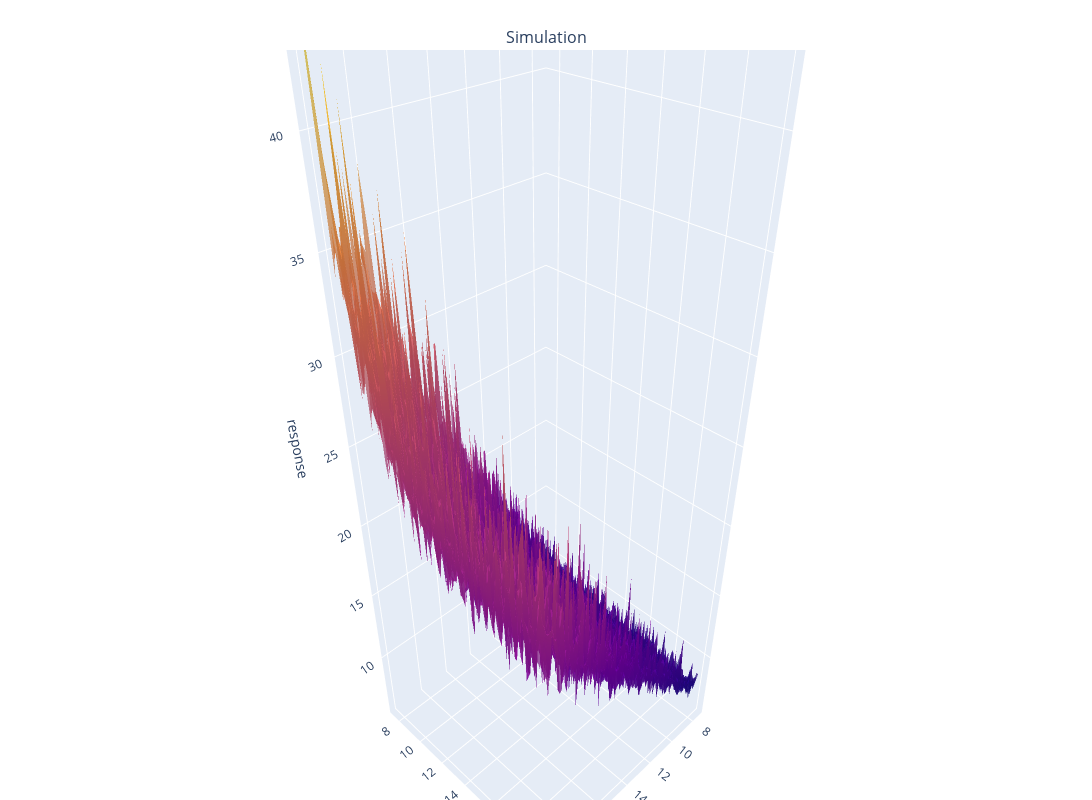

This figure's notebook cell:
### Code cell
# plot it
from ax import (
    SearchSpace,
)
from ax.core import ParameterType, RangeParameter
from plotly.subplots import make_subplots

from axtreme.plotting.gp_fit import plot_surface_over_2d_search_space

fig = make_subplots(
    rows=1,
    cols=1,
    specs=[[{"type": "surface"}]],
    subplot_titles=("Simulation",),
)

plot_search_space = SearchSpace(
    parameters=[
        RangeParameter(name="x1", parameter_type=ParameterType.FLOAT, lower=7.5, upper=20),
        RangeParameter(name="x2", parameter_type=ParameterType.FLOAT, lower=7.5, upper=20),
    ]
)

# Plot the underlying location and scale function
_ = fig.add_trace(
    plot_surface_over_2d_search_space(plot_search_space, funcs=[max_crest_height_simulator_function]).data[0]
)

# Label the plot
_ = fig.update_scenes(
    {
        "xaxis": {"title": "x1"},
        "yaxis": {"title": "x2"},
        "zaxis": {"title": "response"},
    }
)

# Remove colorbar
_ = fig.update_traces(showscale=False)

# Make figure span the whole window
_ = fig.update_layout(
    autosize=True,
    width=1200,
    height=800,
    margin={"l": 0, "r": 0, "t": 50, "b": 0},
)

fig.show()

### Figure 1 — Plotly figure (JSON) as saved in the notebook; plotly's stock layout.template omitted (floating-point values rounded to 4 significant figures; data arrays with more than 128 entries replaced by an {"elided": "..."} marker saying what was removed)
{"data": [{"opacity": 0.7, "showscale": false, "type": "surface", "x": [7.5, 7.625, 7.75, 7.875, 8.0, 8.125, 8.25, 8.375, 8.5, 8.625, 8.75, 8.875, 9.0, 9.125, 9.25, 9.375, 9.5, 9.625, 9.75, 9.875, 10.0, 10.12, 10.25, 10.38, 10.5, 10.62, 10.75, 10.88, 11.0, 11.12, 11.25, 11.38, 11.5, 11.62, 11.75, 11.88, 12.0, 12.12, 12.25, 12.38, 12.5, 12.62, 12.75, 12.88, 13.0, 13.12, 13.25, 13.38, 13.5, 13.62, 13.75, 13.88, 14.0, 14.12, 14.25, 14.38, 14.5, 14.62, 14.75, 14.88, 15.0, 15.12, 15.25, 15.38, 15.5, 15.62, 15.75, 15.88, 16.0, 16.12, 16.25, 16.38, 16.5, 16.62, 16.75, 16.88, 17.0, 17.12, 17.25, 17.38, 17.5, 17.62, 17.75, 17.88, 18.0, 18.12, 18.25, 18.38, 18.5, 18.62, 18.75, 18.88, 19.0, 19.12, 19.25, 19.38, 19.5, 19.62, 19.75, 19.88, 20.0], "y": [7.5, 7.625, 7.75, 7.875, 8.0, 8.125, 8.25, 8.375, 8.5, 8.625, 8.75, 8.875, 9.0, 9.125, 9.25, 9.375, 9.5, 9.625, 9.75, 9.875, 10.0, 10.12, 10.25, 10.38, 10.5, 10.62, 10.75, 10.88, 11.0, 11.12, 11.25, 11.38, 11.5, 11.62, 11.75, 11.88, 12.0, 12.12, 12.25, 12.38, 12.5, 12.62, 12.75, 12.88, 13.0, 13.12, 13.25, 13.38, 13.5, 13.62, 13.75, 13.88, 14.0, 14.12, 14.25, 14.38, 14.5, 14.62, 14.75, 14.88, 15.0, 15.12, 15.25, 15.38, 15.5, 15.62, 15.75, 15.88, 16.0, 16.12, 16.25, 16.38, 16.5, 16.62, 16.75, 16.88, 17.0, 17.12, 17.25, 17.38, 17.5, 17.62, 17.75, 17.88, 18.0, 18.12, 18.25, 18.38, 18.5, 18.62, 18.75, 18.88, 19.0, 19.12, 19.25, 19.38, 19.5, 19.62, 19.75, 19.88, 20.0], "z": {"elided": "101x101 float values"}}], "layout": {"annotations": [{"font": {"size": 16}, "showarrow": false, "text": "Simulation", "x": 0.5, "xanchor": "center", "xref": "paper", "y": 1, "yanchor": "bottom", "yref": "paper"}], "autosize": true, "height": 800, "margin": {"b": 0, "l": 0, "r": 0, "t": 50}, "scene": {"domain": {"x": [0, 1], "y": [0, 1]}, "xaxis": {"title": {"text": "x1"}}, "yaxis": {"title": {"text": "x2"}}, "zaxis": {"title": {"text": "response"}}}, "width": 1200}}
